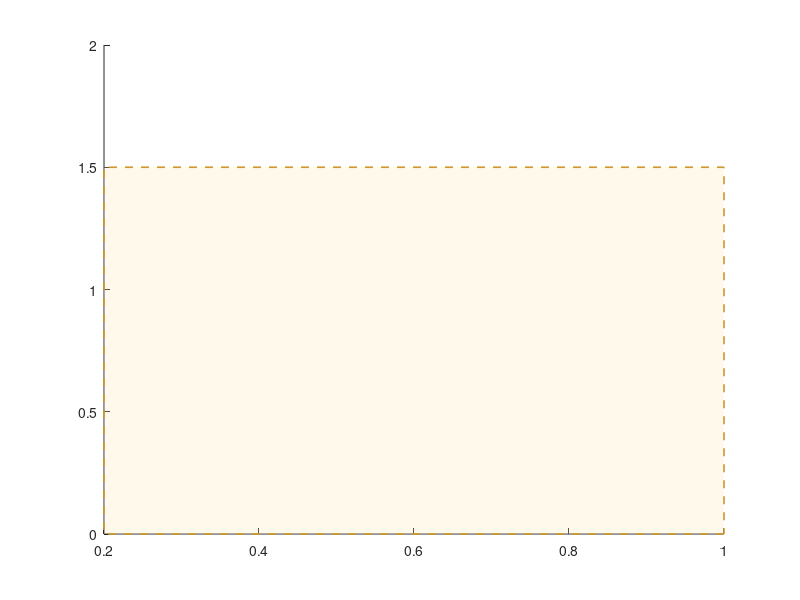

MATLAB code to generate this figure: (Note: this script raises an error after producing the figure.)
%% Spatial Separation Figure
clear; clc;

lambda = 550e-9;        
D      = 0.940e-3;     
f      = 1.88e-3;      

do_vec = linspace(0.05, 1.2, 1000);

Delta_R = 1.22 * lambda * do_vec / D * 1e3;   
Delta_A =  1.0 * lambda * do_vec / D * 1e3;  
Delta_S = 0.94 * lambda * do_vec / D * 1e3;  

figure(5);
set(gcf, 'Units', 'inches', 'Position', [1 1 8 5]);
set(gcf, 'Color', 'w');

h_wr = patch([0.2 1.0 1.0 0.2], [0 0 1.5 1.5], [1.0 0.9 0.7], 'FaceAlpha', 0.25, 'EdgeColor', [0.8 0.6 0.2], 'LineStyle', '--', 'LineWidth', 1.2);
h_wr.DisplayName = 'Working range (0.2 – 1.0 m)';
hold on;

plot(do_vec, Delta_R, 'b-',  'LineWidth', 2.5, 'DisplayName', '\Delta_R  (Rayleigh,  k = 1.22)');
plot(do_vec, Delta_A, 'r--', 'LineWidth', 2.0, 'DisplayName', '\Delta_A  (Abbe,  k = 1.00)');
plot(do_vec, Delta_S, 'k:',  'LineWidth', 2.0, 'DisplayName', '\Delta_S  (Sparrow,  k = 0.94)');

yline(30, 'm:', 'LineWidth', 1.5, ...
    'DisplayName', 'Typical tomato gap (~30 mm)');

r_at1 = 1.22 * lambda * 1.0 / D * 1e3;
a_at1 =  1.0 * lambda * 1.0 / D * 1e3;
s_at1 = 0.94 * lambda * 1.0 / D * 1e3;

plot(1.0, r_at1, 'bo', 'MarkerSize', 7, 'MarkerFaceColor', 'b', 'HandleVisibility', 'off');
plot(1.0, a_at1, 'ro', 'MarkerSize', 7, 'MarkerFaceColor', 'r', 'HandleVisibility', 'off');
plot(1.0, s_at1, 'ko', 'MarkerSize', 7, 'MarkerFaceColor', 'k', 'HandleVisibility', 'off');

text(1.02, r_at1 + 0.01, sprintf('%.3f mm', r_at1), 'FontSize', 8, 'Color', 'b');
text(1.02, a_at1 + 0.01, sprintf('%.3f mm', a_at1), 'FontSize', 8, 'Color', 'r');
text(1.02, s_at1 - 0.03, sprintf('%.3f mm', s_at1), 'FontSize', 8, 'Color', 'k');

xlabel('Working distance  d_o  (m)', 'FontSize', 12);
ylabel('Minimum resolvable separation (mm)', 'FontSize', 12);
title({'Minimum Resolvable Separation  --  D435i RGB Lens', 'lambda = 550 nm,  D = 0.940 mm,  f = 1.88 mm'}, 'FontSize', 11, 'Interpreter', 'none');
legend('Location', 'northwest', 'FontSize', 9);
grid on;
ylim([0 1.5]);
xlim([0.05 1.25]);
set(gca, 'FontSize', 10, 'LineWidth', 1.0);
box on;
hold off;
